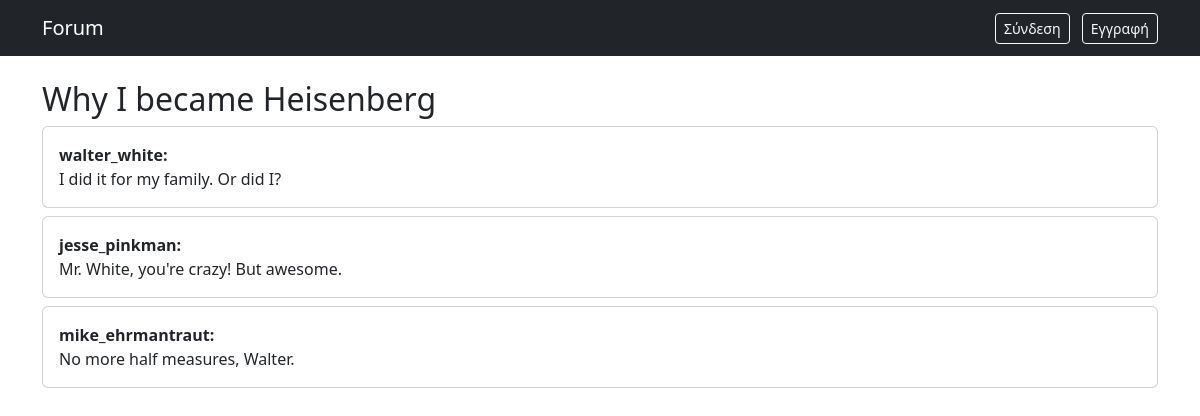
/view_thread.php?id=1, run on the app's committed database.
### tables this page shows
CREATE TABLE threads (
    id INT AUTO_INCREMENT PRIMARY KEY,
    user_id INT NOT NULL,
    title VARCHAR(255) NOT NULL,
    created_at TIMESTAMP DEFAULT CURRENT_TIMESTAMP,
    FOREIGN KEY (user_id) REFERENCES users(id) ON DELETE CASCADE
);

CREATE TABLE posts (
    id INT AUTO_INCREMENT PRIMARY KEY,
    thread_id INT NOT NULL,
    user_id INT NOT NULL,
    content TEXT NOT NULL,
    created_at TIMESTAMP DEFAULT CURRENT_TIMESTAMP,
    FOREIGN KEY (thread_id) REFERENCES threads(id) ON DELETE CASCADE,
    FOREIGN KEY (user_id) REFERENCES users(id) ON DELETE CASCADE
);

CREATE TABLE users (
    id INT AUTO_INCREMENT PRIMARY KEY,
    username VARCHAR(50) NOT NULL UNIQUE,
    password VARCHAR(255) NOT NULL,
    role ENUM('user', 'admin') DEFAULT 'user',
    created_at TIMESTAMP DEFAULT CURRENT_TIMESTAMP
);

### view_thread.php (the view, shortened to what this page needs)
<?php
require 'config.php';
include 'includes/header.php';
$thread_id = $_GET['id'];
$thread = $pdo->query("SELECT * FROM threads WHERE id = $thread_id")->fetch();
$posts = $pdo->query("SELECT p.*, u.username FROM posts p JOIN users u ON p.user_id = u.id WHERE thread_id = $thread_id")->fetchAll();
?>
<div class="container mt-4">
  <h2><?= $thread['title'] ?></h2>
  <?php foreach ($posts as $post): ?>
    <div class="card mb-2">
      <div class="card-body">
        <strong><?= htmlspecialchars($post['username']) ?>:</strong><br>
        <?= $post['content'] ?>
      </div>
    </div>
  <?php endforeach; ?>
</div>
<?php include 'includes/footer.php'; ?>

### includes/header.php (shortened to what this page needs)
<!DOCTYPE html>
<html lang="el">
<head>
  <link href="https://cdn.jsdelivr.net/npm/bootstrap@5.3.0/dist/css/bootstrap.min.css" rel="stylesheet">
</head>
<body>
<nav class="navbar navbar-expand-lg navbar-dark bg-dark">
  <div class="container">
    <a class="navbar-brand" href="index.php">Forum</a>
    <div>
      <?php if (isset($_SESSION['user'])): ?>
        <span class="text-white me-2"><?= $_SESSION['user']['username'] ?> (<?= $_SESSION['user']['role'] ?>)</span>
        <a class="btn btn-outline-light btn-sm" href="logout.php">Αποσύνδεση</a>
      <?php else: ?>
        <a class="btn btn-outline-light btn-sm me-2" href="login.php">Σύνδεση</a>
        <a class="btn btn-outline-light btn-sm" href="register.php">Εγγραφή</a>
      <?php endif; ?>
    </div>
  </div>
</nav>

### includes/footer.php
</body>
</html>

### data on the page
threads: title "Why I became Heisenberg"
posts: user.username "walter_white", content "I did it for my family. Or did I?"
posts: user.username "jesse_pinkman", content "Mr. White, you're crazy! But awesome."
posts: user.username "mike_ehrmantraut", content "No more half measures, Walter."
